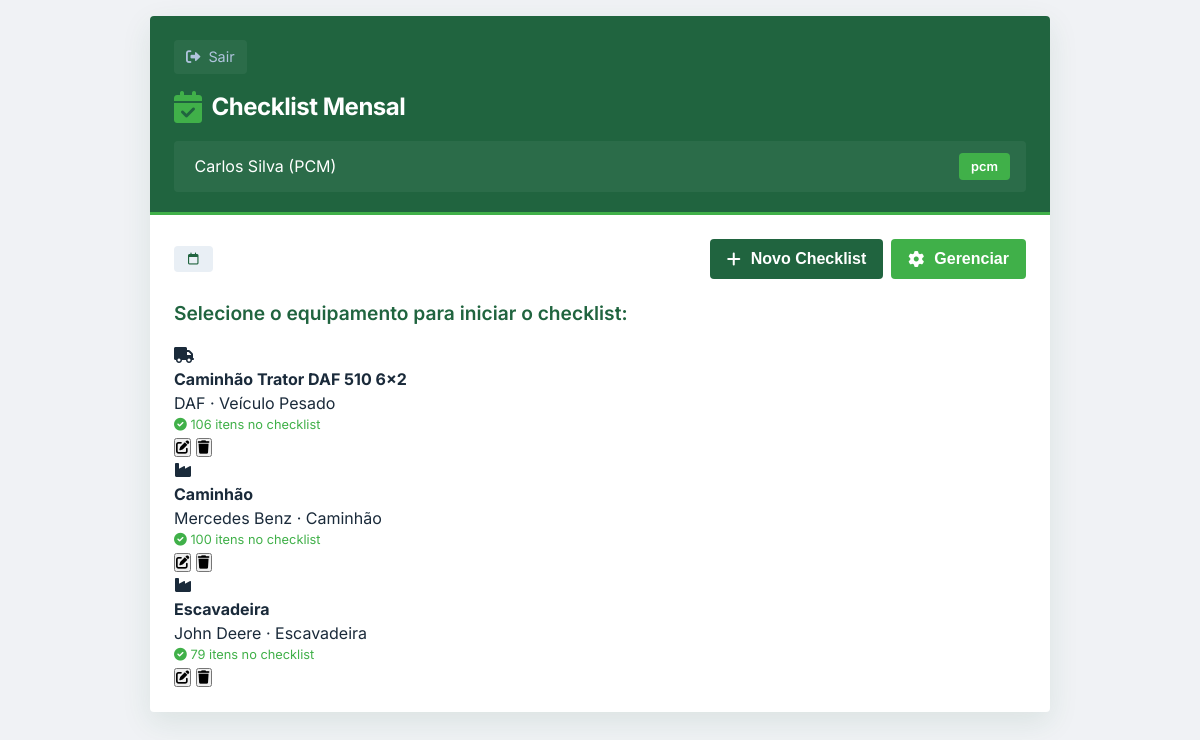
Page /modulo/checklist/template (signed in) on the committed database.
### app.py (models this page shows, shortened)
class Usuario(db.Model):
    __tablename__ = 'usuarios'
    id = db.Column(db.Integer, primary_key=True)
    nome = db.Column(db.String(100), nullable=False)
    login = db.Column(db.String(50), unique=True, nullable=False)
    senha = db.Column(db.String(100), nullable=False)
    perfil = db.Column(db.String(20), nullable=False)  # 'manutentor', 'pcm', 'operador'
    modulo_acesso = db.Column(db.String(50))  # 'leitura', 'checklist', 'corretivas', 'todos'

class Equipamento(db.Model):
    __tablename__ = 'equipamentos'
    id = db.Column(db.Integer, primary_key=True)
    nome = db.Column(db.String(100), nullable=False)
    modelo = db.Column(db.String(50))
    fabricante = db.Column(db.String(100))
    tipo = db.Column(db.String(50))
    manual_pdf = db.Column(db.String(200))
    data_cadastro = db.Column(db.DateTime, default=datetime.utcnow)

### app.py (the view)
@app.route('/modulo/checklist/template')
@login_required
def template_checklist():
    usuario = Usuario.query.get(session['usuario_id'])
    equipamentos = Equipamento.query.all()
    return render_template('modulo_checklist.html', usuario=usuario, equipamentos=equipamentos)

### app.py (called while the page is built)
def login_required(f):
    @wraps(f)
    def decorated_function(*args, **kwargs):
        if 'usuario_id' not in session:
            return redirect(url_for('index'))
        return f(*args, **kwargs)
    return decorated_function

### templates/modulo_checklist.html (shortened to what this page needs)
<!DOCTYPE html>
<html lang="pt-BR">
<head>
    <link rel="stylesheet" href="https://cdnjs.cloudflare.com/ajax/libs/font-awesome/6.0.0-beta3/css/all.min.css">
    <link rel="stylesheet" href="{{ url_for('static', filename='css/modulo_checklist.css') }}">
</head>
<body>
<div class="app-container">
    <div class="screen">
        <div class="header-aguia">
            <div class="back-button" onclick="window.location.href='/'">
                <i class="fas fa-sign-out-alt"></i> Sair
            </div>
            <div class="header-logo">
                <i class="fas fa-calendar-check"></i> Checklist Mensal
            </div>
            <div class="user-info">
                <span> {{ usuario.nome }} ({{ usuario.perfil|upper }})</span>
                <span class="badge">{{ usuario.perfil }}</span>
            </div>
        </div>
        <div class="content-padded">
            <div style="display:flex; justify-content: space-between; align-items: center; margin-bottom: 20px;">
                <span class="status-tag"><i class="far fa-calendar"></i> {{ mes_ano }}</span>
                <div style="display: flex; gap: 8px;">
                    <button class="btn" style="width: auto; padding: 10px 16px;" onclick="window.location.href='/modulo/checklist?new=1'">
                        <i class="fas fa-plus"></i> Novo Checklist
                    </button>
                    {% if usuario.perfil == 'pcm' %}
                    <button class="btn" style="width: auto; padding: 10px 16px; background: #40b049;" onclick="abrirModalGerenciarEquipamentos()">
                        <i class="fas fa-cog"></i> Gerenciar
                    </button>
                    {% endif %}
                </div>
            </div>
            {% if request.args.get('new') or not checklists or checklists|length == 0 %}
                <h3>Selecione o equipamento para iniciar o checklist:</h3>
                {% if equipamentos %}
                    <div style="margin-top: 15px;">
                        {% for equipamento in equipamentos %}
                        <div class="equipamento-card">
                            <div class="equipamento-icon" onclick="iniciarChecklist({{ equipamento.id }})" style="cursor: pointer;">
                                {% if 'daf' in equipamento.nome|lower %}
                                <i class="fas fa-truck"></i>
                                {% elif 'prensa' in equipamento.nome|lower %}
                                <i class="fas fa-cog"></i>
                                {% elif 'robô' in equipamento.nome|lower or 'robot' in equipamento.nome|lower %}
                                <i class="fas fa-robot"></i>
                                {% elif 'compressor' in equipamento.nome|lower %}
                                <i class="fas fa-compress"></i>
                                {% elif 'torno' in equipamento.nome|lower %}
                                <i class="fas fa-cut"></i>
                                {% else %}
                                <i class="fas fa-industry"></i>
                                {% endif %}
                            </div>
                            <div class="equipamento-info" onclick="iniciarChecklist({{ equipamento.id }})" style="cursor: pointer;">
                                <h4>{{ equipamento.nome }}</h4>
                                <p>{{ equipamento.fabricante }} · {{ equipamento.tipo }}</p>
                                {% if equipamento.itens_padrao|length > 0 %}
                                <p style="color: #40b049; font-size: 0.8rem;">
                                    <i class="fas fa-check-circle"></i> {{ equipamento.itens_padrao|length }} itens no checklist
                                </p>
                                {% endif %}
                            </div>
                            {% if usuario.perfil == 'pcm' %}
                            <div class="equipamento-actions">
                                <button class="action-btn edit" onclick="event.stopPropagation(); editarEquipamento({{ equipamento.id }})" title="Editar equipamento">
                                    <i class="fas fa-edit"></i>
                                </button>
                                <button class="action-btn delete" onclick="event.stopPropagation(); confirmarExcluirEquipamento({{ equipamento.id }}, '{{ equipamento.nome }}')" title="Excluir equipamento">
                                    <i class="fas fa-trash"></i>
                                </button>
                            </div>
                            {% endif %}
                        </div>
                        {% endfor %}
                    </div>
                {% else %}
                    <div class="sem-checklist">
                        <i class="fas fa-tools"></i>
                        <h3>Nenhum equipamento cadastrado</h3>
                        <p>Entre em contato com o PCM para cadastrar equipamentos.</p>
                    </div>
                {% endif %}
            {% endif %}
        </div>
    </div>
</div>
</body>
</html>

### static/css/modulo_checklist.css (style rules this page uses)
* { margin: 0; padding: 0; box-sizing: border-box; }
body { font-family: 'Inter', sans-serif; background: #f0f2f5; color: #1a2a3a; line-height: 1.5; min-height: 100vh; padding: 16px; }
.app-container { max-width: 900px; width: 100%; margin: 0 auto; }
.screen { background: white; border-radius: 4px; box-shadow: 0 10px 30px rgba(32, 100, 63, 0.1); overflow: hidden; }
.header-aguia { background: #20643f; color: white; padding: 24px 24px 20px 24px; border-bottom: 3px solid #40b049; }
.header-logo { display: flex; align-items: center; gap: 10px; font-weight: 700; font-size: 1.5rem; letter-spacing: -0.02em; margin-bottom: 4px; }
.header-logo i { font-size: 2rem; color: #40b049; }
.back-button { display: inline-flex; align-items: center; gap: 8px; color: #b0c4de; font-size: 0.9rem; margin-bottom: 15px; cursor: pointer; padding: 6px 12px; background: rgba(255,255,255,0.05); border-radius: 4px; width: fit-content; transition: 0.2s; }
.user-info { background: rgba(255,255,255,0.05); padding: 12px 16px; border-radius: 4px; margin-top: 16px; display: flex; align-items: center; justify-content: space-between; }
.badge { background: #40b049; color: white; padding: 4px 12px; border-radius: 4px; font-weight: 600; font-size: 0.8rem; }
.content-padded { padding: 24px; }
h3 { font-size: 1.2rem; font-weight: 600; color: #20643f; margin-bottom: 15px; }
.status-tag { background: #e9eff5; border-radius: 4px; padding: 4px 14px; font-weight: 600; font-size: 0.75rem; display: inline-block; color: #20643f; }
.btn { background: #20643f; border: none; color: white; padding: 16px 24px; border-radius: 4px; font-weight: 600; font-size: 1rem; width: 100%; text-align: center; display: inline-flex; align-items: center; justify-content: center; gap: 10px; cursor: pointer; transition: 0.15s; border: 1px solid transparent; }

### rows in the picture
Usuario: nome "Carlos Silva", perfil "PCM", perfil "pcm"
Equipamento: nome "Caminhão Trator DAF 510 6x2", fabricante "DAF", tipo "Veículo Pesado", itens_padrao|length "106"
Equipamento: nome "Caminhão", fabricante "Mercedes Benz", tipo "Caminhão", itens_padrao|length "100"
Equipamento: nome "Escavadeira", fabricante "John Deere", tipo "Escavadeira", itens_padrao|length "79"
